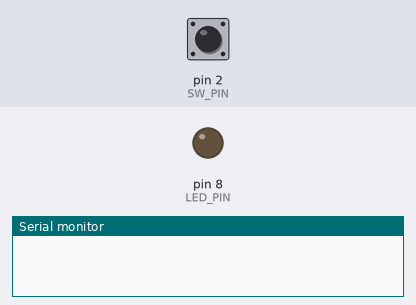
Bench run of a sketch on a simulated Arduino Uno, built with avr-gcc and run on an emulated ATmega328P. Shown: output pins drawn as LEDs (lit = HIGH), the last lines printed to the serial monitor. Inputs (shaded band) come from the test bench; at power-on: pin 2 (SW_PIN) HIGH.

Above: at 1.2 s.
1.3 s: pin 2 (SW_PIN) pulled LOW for 0.15 s
At 3.8 s:
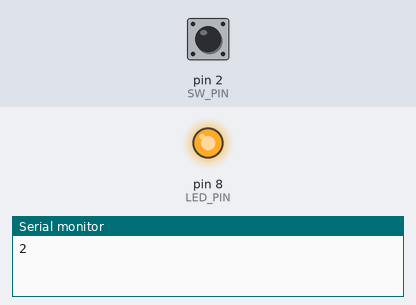
Timing chart, 0 to 10.3 s (numbered marks = the images above; inputs shaded):
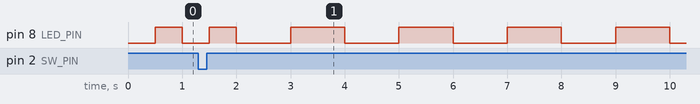

The sketch:

Lab1.ino
```cpp
#define LED_PIN 8
#define SW_PIN 2
bool buttonStatus=true;
int mode=1;

void blinkLED(int mode)
{
  if(mode ==1){digitalWrite(LED_PIN,LOW);delay(500);digitalWrite(LED_PIN,HIGH);delay(500);}
  if(mode ==2){digitalWrite(LED_PIN,LOW);delay(1000);digitalWrite(LED_PIN,HIGH);delay(1000);}
  if(mode ==3){digitalWrite(LED_PIN,LOW);delay(1500);digitalWrite(LED_PIN,HIGH);delay(1500);}
}

void setup()
{
  Serial.begin(9600);
  pinMode(LED_PIN, OUTPUT);
  pinMode(SW_PIN, INPUT);
  attachInterrupt(digitalPinToInterrupt(SW_PIN),ISR_Callback, RISING);
}

void loop()
{
  blinkLED(mode);
}

void ISR_Callback()
{
  mode++;
  if(mode>3){mode=1;}
  Serial.println(mode);
}
```

Measured:
- by itself, pin 8 (LED_PIN): repeats every 2.0 s: LOW 1.0 s, HIGH 1.0 s
